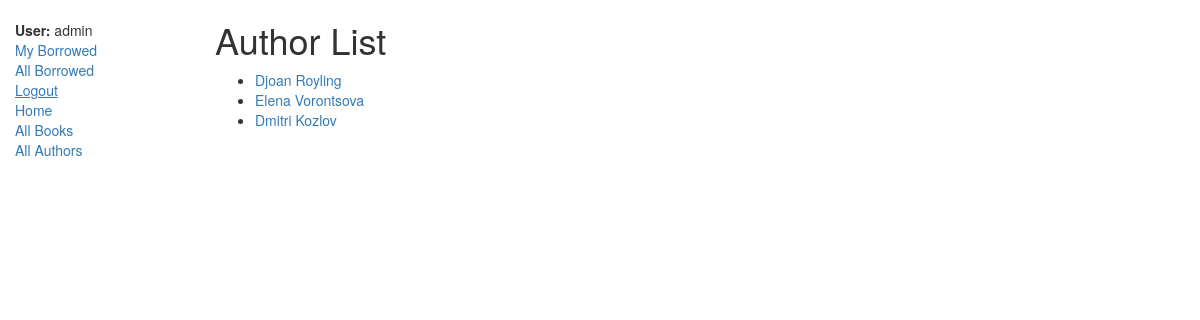
Screenshot of /catalog/authors (signed in) with the database file from the repository.
### catalog/models.py (models this page shows, shortened)
class Author(models.Model):
    first_name = models.CharField(max_length=100)
    last_name = models.CharField(max_length=100)
    date_of_birth = models.DateField(null=True, blank=True)
    date_of_death = models.DateField('Died', null=True, blank=True)
    def get_absolute_url(self):
        return reverse('author-detail', args=[str(self.id)])

### catalog/views.py (the view)
# urls.py: path('authors', views.AuthorListView.as_view(), name='authors'),
class AuthorListView(generic.ListView):
    model = Author
    paginate_by = 3

### catalog/templates/catalog/author_list.html
{% extends "base_generic.html" %}
{% block content %}
    <h1>Author List</h1>
    {% if author_list %}
    <ul>
      {% for author in author_list %}
      <li>
        <a href="{{ author.get_absolute_url }}">{{ author.first_name }} {{ author.last_name }}</a>
      </li>
      {% endfor %}
    </ul>
    {% else %}
      <p>There are no authors in the library.</p>
    {% endif %}
{% endblock %}

### catalog/templates/base_generic.html (shortened to what this page needs)
<!doctype html>
<html lang="en">
  <head>
    <link rel="stylesheet" href="https://maxcdn.bootstrapcdn.com/bootstrap/3.3.7/css/bootstrap.min.css">
    {% load static %}
    <link rel="stylesheet" href="{% static 'css/styles.css' %}" />
  </head>
  <body>
    <div class="container-fluid">
      <div class="row">
        <div class="col-sm-2">
          {% block sidebar %}
            <ul class="list-unstyled sidebar-nav" style="margin-top: 20px;">
              {% if user.is_authenticated %}
                <li><strong>User:</strong> {{ user.get_username }}</li>
                <li><a href="{% url 'my-borrowed' %}">My Borrowed</a></li>
                {% if perms.catalog.can_mark_returned %}
                  <li><a href="{% url 'all-borrowed' %}">All Borrowed</a></li>
                {% endif %}
                <li>
                  <form method="post" action="{% url 'logout' %}" style="display: inline;">
                    <button type="submit" style="
                      background: none;
                      border: none;
                      padding: 0;
                      color: #337ab7;
                      text-decoration: underline;
                      cursor: pointer;
                      font-size: 14px;
                      text-align: left;
                    ">Logout</button>
                  </form>
                </li>
              {% else %}
                <li><a href="{% url 'login' %}?next={{ request.path }}">Login</a></li>
              {% endif %}
              <li><a href="{% url 'index' %}">Home</a></li>
              <li><a href="{% url 'books' %}">All Books</a></li>
              <li><a href="{% url 'authors' %}">All Authors</a></li>
            </ul>
          {% endblock %}
        </div>
        <div class="col-sm-10">
          {% block content %}{% endblock %}
        </div>
      </div>
    </div>
  </body>
</html>

### catalog/templates/static/css/styles.css (style rules this page uses)
.sidebar-nav { margin-top: 20px; padding: 0; list-style: none; }

### rows the page displays
Author: first_name "Djoan", last_name "Royling"
Author: first_name "Elena", last_name "Vorontsova"
Author: first_name "Dmitri", last_name "Kozlov"

### other values shown
{{ user.get_username }} "admin"
